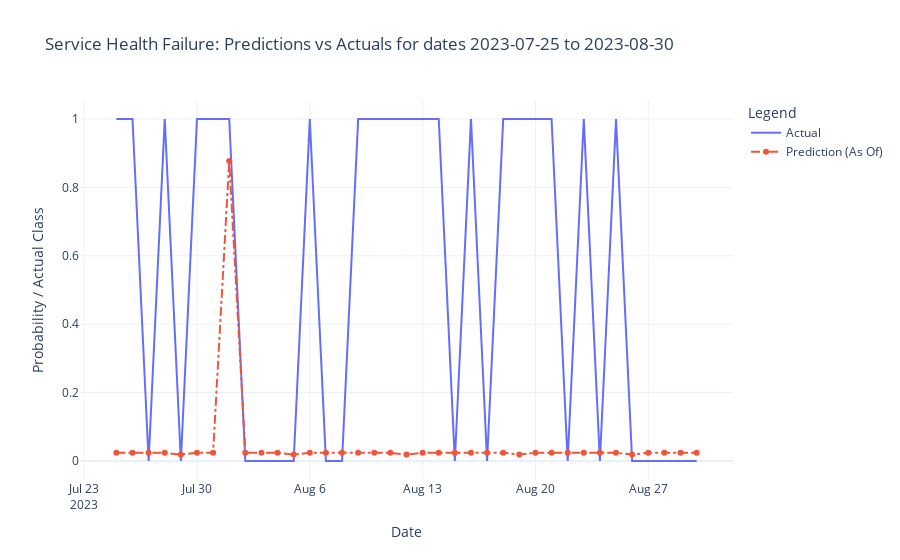

The notebook cell this image was saved under:
### Code cell
plot_df_service = pd.merge(
    service_predictions,
    train_df,
    how="left",
    left_on="originalFormatTimestamp",
    right_on="period.start",
)

import plotly.graph_objects as go

# Create a Plotly graph object
fig = go.Figure()

# Add the actuals as a line
fig.add_trace(
    go.Scatter(
        x=plot_df_service["timestamp"],
        y=plot_df_service["significant_drop"],
        mode="lines",
        name="Actual",
    )
)

# Add the predictions as a line
fig.add_trace(
    go.Scatter(
        x=plot_df_service["timestamp"],
        y=plot_df_service["class_1.0"],
        mode="lines+markers",
        name="Prediction (As Of)",
        line=dict(dash="dashdot"),
    )
)

# Update layout to match the example
fig.update_layout(
    title="Service Health Failure: Predictions vs Actuals for dates 2023-07-25 to 2023-08-30",
    xaxis_title="Date",
    yaxis_title="Probability / Actual Class",
    legend_title="Legend",
    template="plotly_white",
)

# Show the figure
fig.show()

### Figure 1 — Plotly figure (JSON) as saved in the notebook; plotly's stock layout.template omitted (floating-point values rounded to 4 significant figures)
{"data": [{"mode": "lines", "name": "Actual", "type": "scatter", "x": ["2023-07-25", "2023-07-26", "2023-07-27", "2023-07-28", "2023-07-29", "2023-07-30", "2023-07-31", "2023-08-01", "2023-08-02", "2023-08-03", "2023-08-04", "2023-08-05", "2023-08-06", "2023-08-07", "2023-08-08", "2023-08-09", "2023-08-10", "2023-08-11", "2023-08-12", "2023-08-13", "2023-08-14", "2023-08-15", "2023-08-16", "2023-08-17", "2023-08-18", "2023-08-19", "2023-08-20", "2023-08-21", "2023-08-22", "2023-08-23", "2023-08-24", "2023-08-25", "2023-08-26", "2023-08-27", "2023-08-28", "2023-08-29", "2023-08-30"], "y": [1, 1, 0, 1, 0, 1, 1, 1, 0, 0, 0, 0, 1, 0, 0, 1, 1, 1, 1, 1, 1, 0, 1, 0, 1, 1, 1, 1, 0, 1, 0, 1, 0, 0, 0, 0, 0]}, {"line": {"dash": "dashdot"}, "mode": "lines+markers", "name": "Prediction (As Of)", "type": "scatter", "x": ["2023-07-25", "2023-07-26", "2023-07-27", "2023-07-28", "2023-07-29", "2023-07-30", "2023-07-31", "2023-08-01", "2023-08-02", "2023-08-03", "2023-08-04", "2023-08-05", "2023-08-06", "2023-08-07", "2023-08-08", "2023-08-09", "2023-08-10", "2023-08-11", "2023-08-12", "2023-08-13", "2023-08-14", "2023-08-15", "2023-08-16", "2023-08-17", "2023-08-18", "2023-08-19", "2023-08-20", "2023-08-21", "2023-08-22", "2023-08-23", "2023-08-24", "2023-08-25", "2023-08-26", "2023-08-27", "2023-08-28", "2023-08-29", "2023-08-30"], "y": [0.02416, 0.02416, 0.02416, 0.02416, 0.01868, 0.02416, 0.02416, 0.8773, 0.02416, 0.02416, 0.02416, 0.01868, 0.02416, 0.02416, 0.02416, 0.02416, 0.02416, 0.02416, 0.01868, 0.02416, 0.02416, 0.02416, 0.02416, 0.02416, 0.02416, 0.01868, 0.02416, 0.02416, 0.02416, 0.02416, 0.02416, 0.02416, 0.01868, 0.02416, 0.02416, 0.02416, 0.02416]}], "layout": {"legend": {"title": {"text": "Legend"}}, "title": {"text": "Service Health Failure: Predictions vs Actuals for dates 2023-07-25 to 2023-08-30"}, "xaxis": {"title": {"text": "Date"}}, "yaxis": {"title": {"text": "Probability / Actual Class"}}}}
